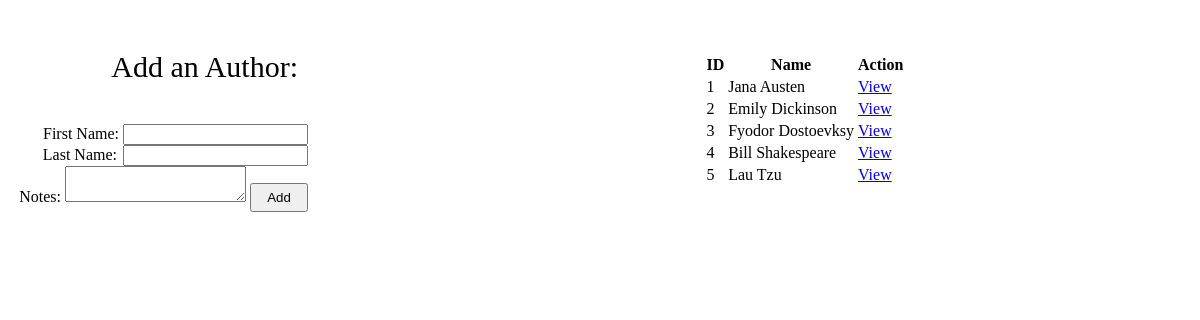
Before: /authors/ with the older database file.
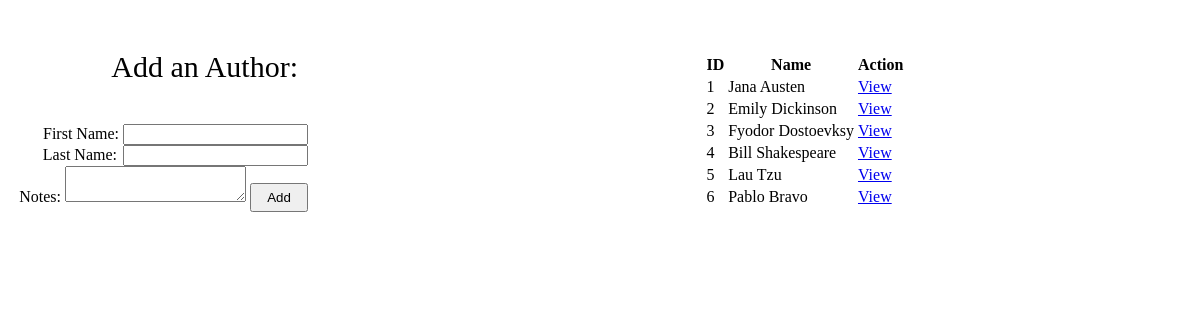
After: the same page with the newer database file.
### books_authors_app/models.py (models this page shows)
class author(models.Model):
    first_name = models.CharField(max_length=255)
    last_name = models.CharField(max_length=255)
    books =  models.ManyToManyField(book, related_name="authors")
    notas = models.TextField(default="notas")
    created_at = models.DateTimeField(auto_now_add=True)
    updated_at = models.DateTimeField(auto_now=True)

### books_authors_app/views.py (the view)
# urls.py: path('authors/',views.IndexAuthors),
def IndexAuthors(request):
    if request.method == "POST":
        author.objects.create(first_name=request.POST['firstname'],last_name=request.POST['lastname'],notas=request.POST['notas'])
        all_authors = author.objects.all()
        return render(request,'authors_index.html', {'all':all_authors})
    all_authors = author.objects.all()
    return render(request,'index_authors.html', {'all':all_authors})

### books_authors_app/templates/index_authors.html (shortened to what this page needs)
<!DOCTYPE html>
<html lang="en">
<head>
    {% load static %}
    <link rel="stylesheet" href="{% static 'css/style.css' %}">
</head>
<body>
    <div class="div1">
            <form action="/authors/" method="POST">
                    <p class="p1">Add an Author:</p>
                    <label for="titletext" class="label">First Name:</label>
                    <input type="text" class="form-control-sm" name="firstname" >
                    <label for="titletext" class="label2">Last Name:</label>
                    <input type="text" class="form-control-sm" name="lastname" >
                    <label for="desctext" class="label">Notes:</label>
                    <textarea class="form-control" name="notas" ></textarea>
                <button type="submit" class="btn btn-primary">Add</button>
            </form>
    </div>
        <div class="div2">
            <table class="table table-bordered">
                <tr>
                    <th>ID</th>
                    <th>Name</th>
                    <th>Action</th>
                </tr>
                {% for author in all %}
                    <tr>
                        <td>{{ author.id }}</td>
                        <td>{{ author.first_name }} {{ author.last_name }}</td>
                        <td><a href="/authors/{{author.id}}">View</a></td>
                    </tr>
                {% endfor %}
            </table>
        </div>
</body>
</html>

Changed rows visible on the page:
added author: id "6", first_name "Pablo", last_name "Bravo"
